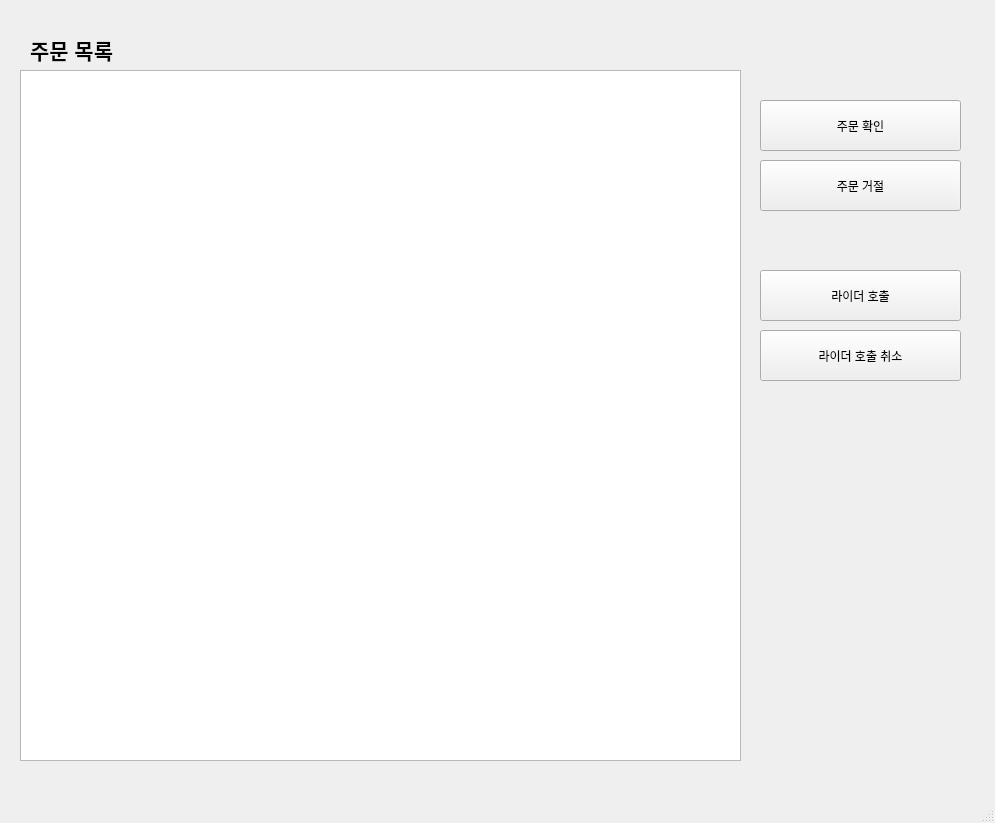
<?xml version="1.0" encoding="UTF-8"?>
<ui version="4.0">
 <class>MainWindow</class>
 <widget class="QMainWindow" name="MainWindow">
  <property name="geometry">
   <rect>
    <x>0</x>
    <y>0</y>
    <width>995</width>
    <height>823</height>
   </rect>
  </property>
  <property name="windowTitle">
   <string>MainWindow</string>
  </property>
  <widget class="QWidget" name="centralwidget">
   <widget class="QLabel" name="label">
    <property name="geometry">
     <rect>
      <x>30</x>
      <y>30</y>
      <width>221</width>
      <height>41</height>
     </rect>
    </property>
    <property name="text">
     <string>&lt;html&gt;&lt;head/&gt;&lt;body&gt;&lt;p&gt;&lt;span style=&quot; font-size:16pt; font-weight:600;&quot;&gt;주문 목록&lt;/span&gt;&lt;/p&gt;&lt;/body&gt;&lt;/html&gt;</string>
    </property>
   </widget>
   <widget class="QPushButton" name="pushButton">
    <property name="geometry">
     <rect>
      <x>760</x>
      <y>100</y>
      <width>201</width>
      <height>51</height>
     </rect>
    </property>
    <property name="text">
     <string>주문 확인</string>
    </property>
   </widget>
   <widget class="QPushButton" name="pushButton_2">
    <property name="geometry">
     <rect>
      <x>760</x>
      <y>160</y>
      <width>201</width>
      <height>51</height>
     </rect>
    </property>
    <property name="text">
     <string>주문 거절</string>
    </property>
   </widget>
   <widget class="QPushButton" name="pushButton_3">
    <property name="geometry">
     <rect>
      <x>760</x>
      <y>270</y>
      <width>201</width>
      <height>51</height>
     </rect>
    </property>
    <property name="text">
     <string>라이더 호출</string>
    </property>
   </widget>
   <widget class="QPushButton" name="pushButton_4">
    <property name="geometry">
     <rect>
      <x>760</x>
      <y>330</y>
      <width>201</width>
      <height>51</height>
     </rect>
    </property>
    <property name="text">
     <string>라이더 호출 취소</string>
    </property>
   </widget>
   <widget class="QListView" name="listView">
    <property name="geometry">
     <rect>
      <x>20</x>
      <y>70</y>
      <width>721</width>
      <height>691</height>
     </rect>
    </property>
   </widget>
  </widget>
  <widget class="QMenuBar" name="menubar">
   <property name="geometry">
    <rect>
     <x>0</x>
     <y>0</y>
     <width>995</width>
     <height>26</height>
    </rect>
   </property>
  </widget>
  <widget class="QStatusBar" name="statusbar"/>
 </widget>
 <resources/>
 <connections/>
</ui>
